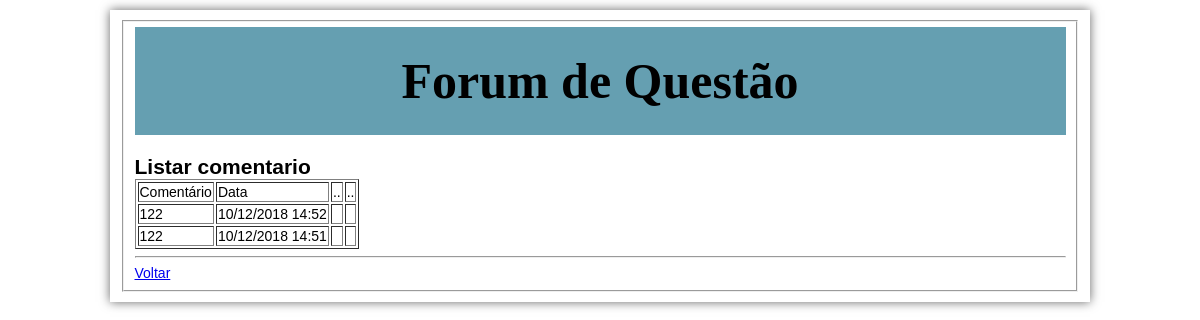
The app's page /comentario_listar.php?idquestao=32 with its own data.
### tables this page shows
CREATE TABLE `tb_comentario` (
  `id` int(11) NOT NULL,
  `comentario` text NOT NULL,
  `Usuario` int(1) NOT NULL,
  `Data` datetime NOT NULL DEFAULT '0000-00-00 00:00:00' ON UPDATE CURRENT_TIMESTAMP,
  `Hora` time NOT NULL,
  `id_questao` int(11) NOT NULL
);

### comentario_listar.php (the view, shortened to what this page needs)
<?php
$id_questao = $_GET["idquestao"];
$conexao = mysqli_connect("localhost", "root","","forum");
$sql = "SELECT * FROM tb_comentario WHERE id_questao='$id_questao' ORDER BY Data DESC";
$resultado = mysqli_query($conexao, $sql);
?>
<!DOCTYPE html>
<html>
<head>
</head>
<body>
<FIELDSET>
<main>
        <header>
         <h1>Forum de Questão</h1>
         </header>
<article>
<h1>Listar comentario</h1>
<table border="1">
	<tr>
		<td>Comentário</td>
		<td>Data</td>
		<td>..</td>
		<td>..</td>
	</tr>
	<?php while($linha = mysqli_fetch_assoc($resultado)): ?>
	<tr>
		<td><?=$linha["comentario"];?></td>
		<td><?=date_format(date_create($linha["Data"]),"d/m/Y H:i")?></td>
		<td>
		</td>
		<td>
		</td>
	</tr>
	<?php endwhile; ?>
</table>
<hr>
<a href="questao_listar.php">Voltar</a>
</FIELDSET>
</body>
</html>

### comentario_listar.php (style rules this page uses)
html, body, h1 { margin:0; padding:0; }
article, header { display:block; }
body { width:960px; font-family:Arial, Helvetica, sans-serif; font-size:14px; box-shadow: 0 0 10px #666; margin:10px auto; padding:10px; }
header { padding:25px; background-color:rgb(101,159,177); text-align:center; margin-bottom:20px; font-family: 'Lobster', cursive; font-size: 25px; }

### records on screen
tb_comentario: comentario "122", Data "10/12/2018 14:52"
tb_comentario: comentario "122", Data "10/12/2018 14:51"
